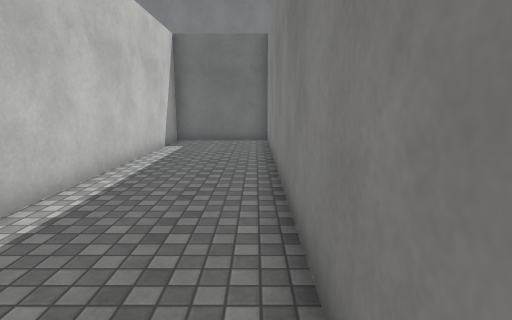
view 1 (above)

19 first-person views from a walk through a scene from a Unity 3-D project. The camera is 1.5 m above the floor, tilts 10° down and sees 80° across. The floor is counted in squares, 1 m on a side. Each view is taken from the middle of a square. On the plan, view 1 faces up. The plan holds only what a view shows up to about 15 squares ahead; the rest is blank. The place goes on beyond the plan. Surface patterns are stand-ins for the level's own textures.

view 2
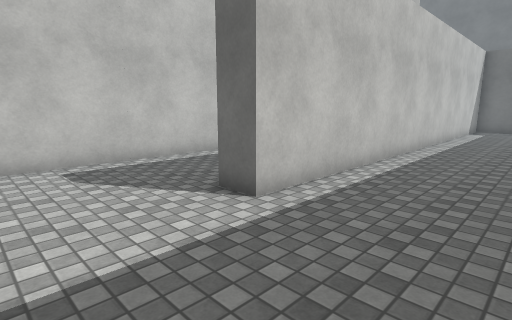

view 3
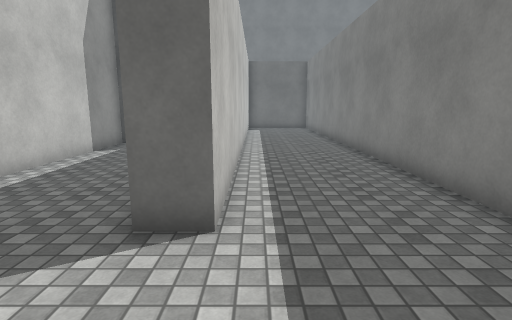

view 4
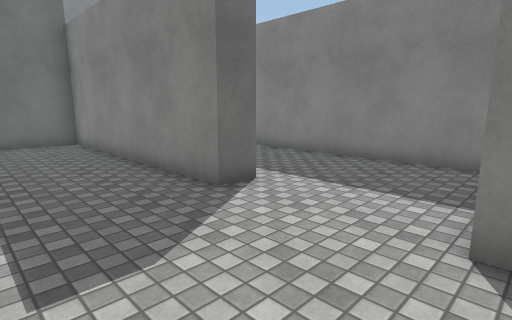

view 5
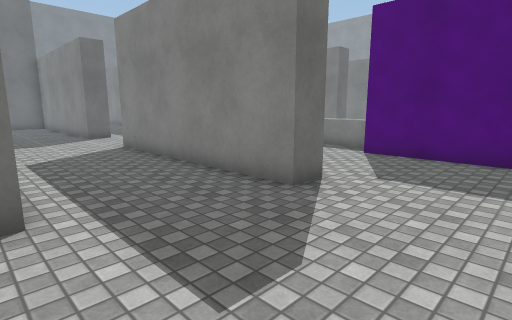

view 6
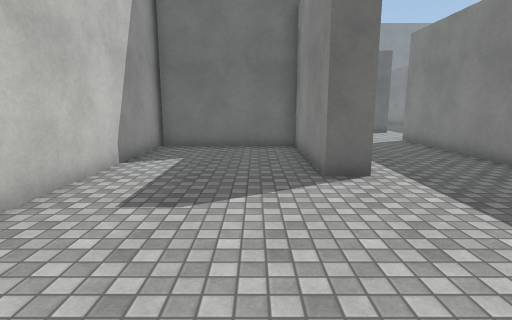

view 7
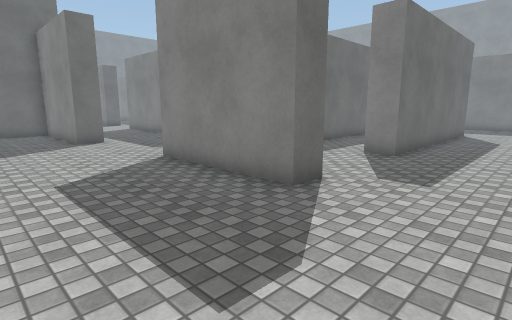

view 8
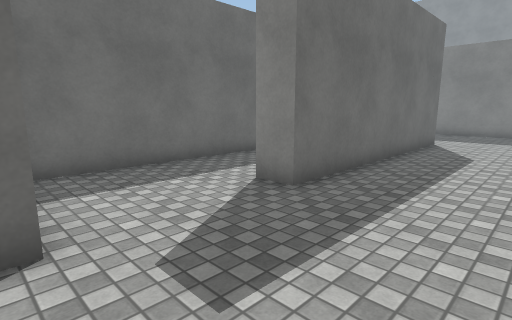

view 9
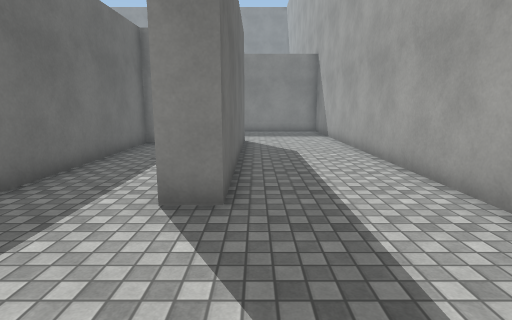

view 10
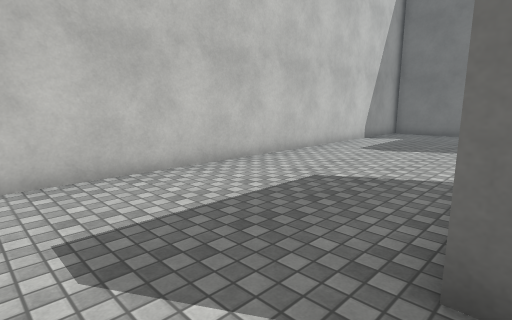

view 11
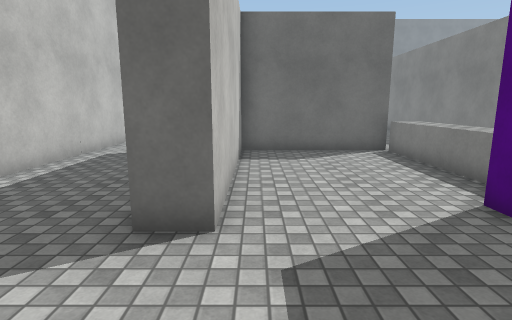

view 12
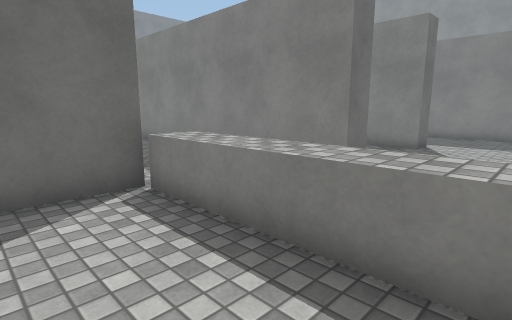

view 13
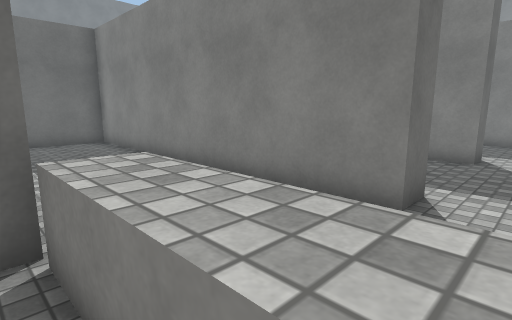

view 14
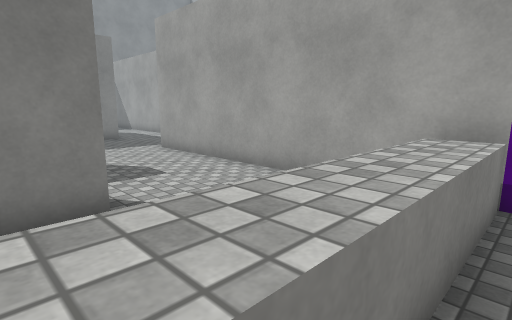

view 15
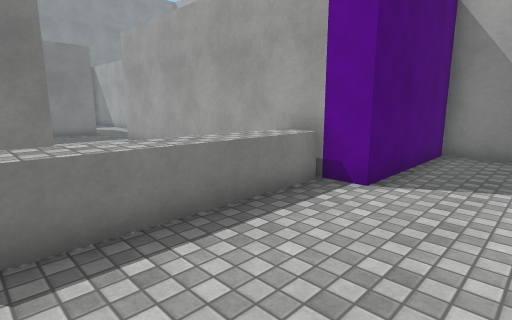

view 16
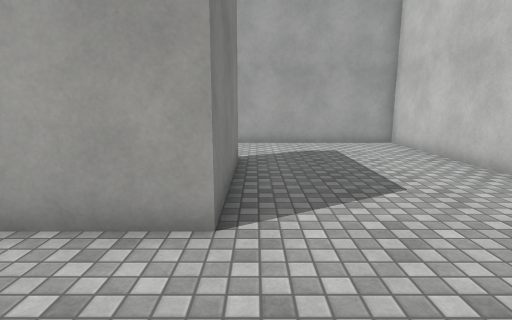

view 17
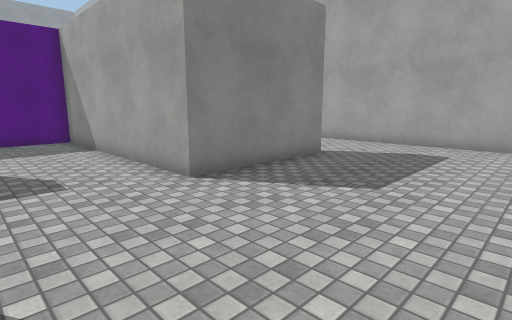

view 18
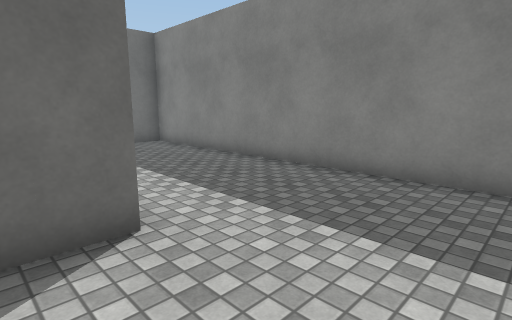

view 19
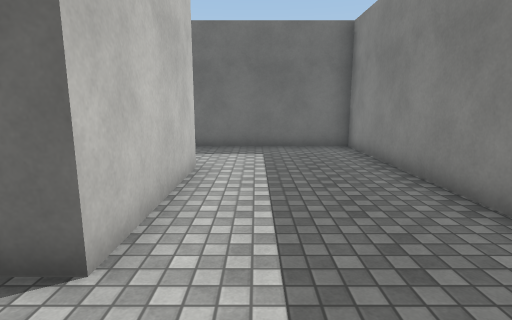

### Floor plan
Points are (right, up) in squares from view 1. A wall is a line through its corners. A room is listed if a view was taken in it or the views show most of it. See-through windows are left out.
Room 1 (views 1, 2, 3, 4, 5, 6, 7, 8, 9, 10, 11, 12, 13, 14, 15, 16, 17, 18, 19)
walls: (1.5, -9.5) (-3.5, -9.5) (-3.5, -16.5) (-4.5, -16.5) (-4.5, -8.5); (0.5, -7.9) (0.5, 12.8); (-8.4, -15.5) (-9.5, -15.5) (-9.5, -10.5) (-14.5, -10.5); (6.6, -11.5) (5.5, -11.5) (5.5, 0.5) (2.9, 0.5); (5.5, -20.5) (5.5, -25.5) (-3.5, -25.5) (-3.5, -24.5); (4.5, -21.5) (-7, -21.5); (11.6, -11.5) (10.5, -11.5) (10.5, -9.6); (-7.4, -25.5) (-8.5, -25.5) (-8.5, -20.5) (0.5, -20.5) (0.5, -15.5) (11.5, -15.5); (-14.6, -10) (-14.6, -29.6) (-5.8, -29.6); (-3.9, -29.6) (7.2, -29.6); (10.5, -28.6) (10.5, -16.5) (4.6, -16.5); (0.6, 13.5) (-3.5, 13.5) (-3.5, -4.5) (-4.5, -4.5) (-4.5, 4.5) (-8.5, 4.5) (-8.5, -13.6)
low walls: (1.5, -15.2) (1.5, -9.5)

Positions as (right, up) in squares from view 1, and headings:
1: (0, 0), facing up
2: (0, -8), facing up-left
3: (-3, -8), facing up
4: (-8, -9), facing up-right
5: (-9, -20), facing up-right
6: (-11, -22), facing up
7: (-13, -29), facing up-right
8: (-8, -29), facing up-right
9: (-8, -26), facing right
10: (-8, -28), facing up-left
11: (-3, -20), facing up
12: (-1, -15), facing up-right
13: (1, -13), facing up-right
14: (1, -10), facing down-right
15: (-2, -10), facing down-right
16: (-9, -17), facing down
17: (-14, -17), facing down-right
18: (4, -29), facing up-right
19: (7, -28), facing up
